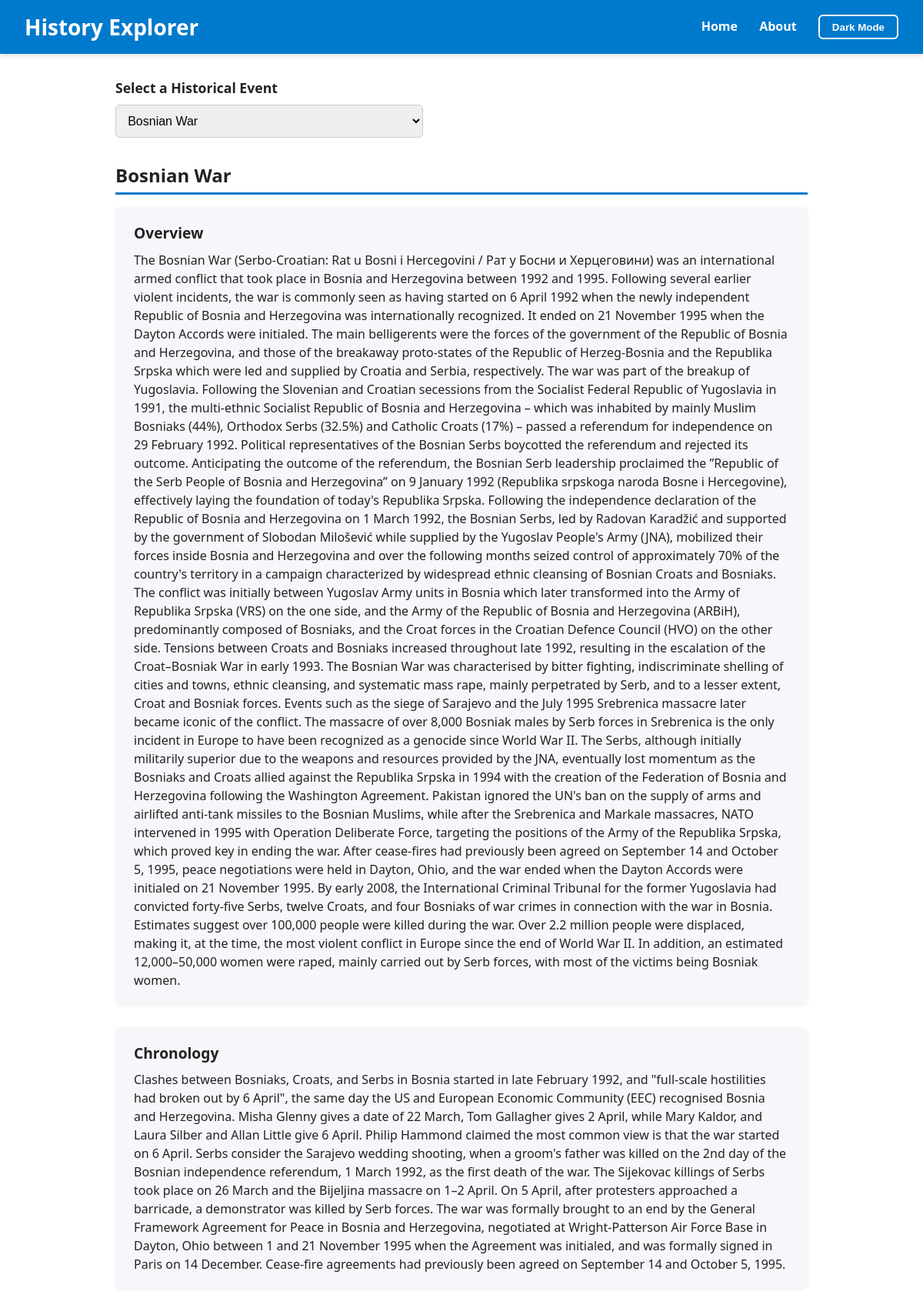
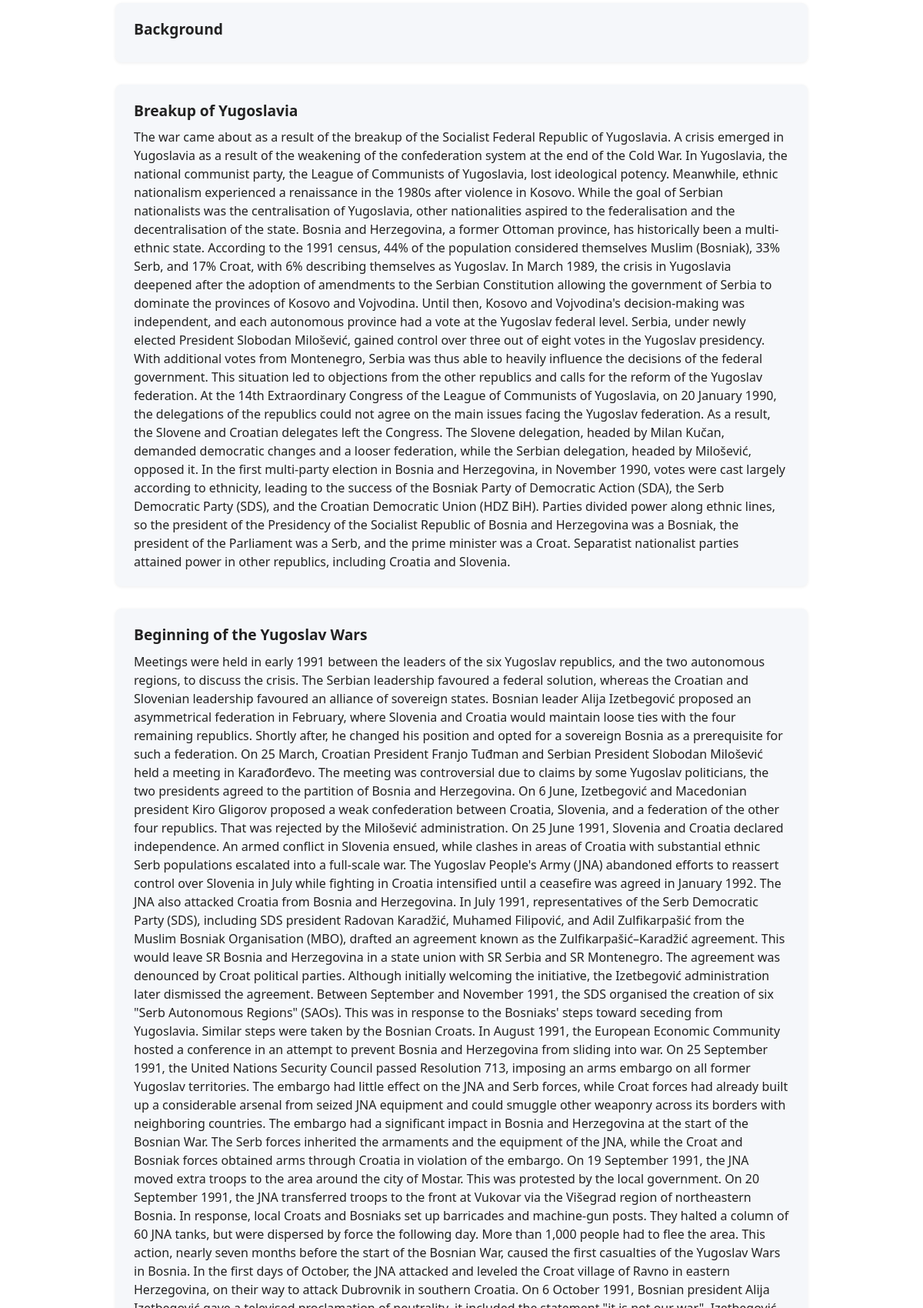
/?event_id=15 (upper part), run on the app's committed database (2 pictures, top to bottom).
### tables this page shows
CREATE TABLE events (
            id INTEGER PRIMARY KEY AUTOINCREMENT,
            name TEXT NOT NULL
        );

CREATE TABLE event_sections (
            id INTEGER PRIMARY KEY AUTOINCREMENT,
            event_id INTEGER,
            section_title TEXT,
            content TEXT,
            FOREIGN KEY(event_id) REFERENCES events(id)
        );

### app.py (the view)
@app.route('/', methods=['GET'])
def index():
    conn = get_db_connection()
    events = conn.execute('SELECT id, name FROM events ORDER BY name').fetchall()
    event_id = request.args.get('event_id')
    selected_event = None
    sections = []
    if event_id:
        selected_event = conn.execute('SELECT id, name FROM events WHERE id = ?', (event_id,)).fetchone()
        sections = conn.execute('SELECT section_title, content FROM event_sections WHERE event_id = ?', (event_id,)).fetchall()
    conn.close()
    return render_template('index.html', events=events, selected_event=selected_event, sections=sections)

### app.py (called while the page is built)
def get_db_connection():
    conn = sqlite3.connect('history.db')
    conn.row_factory = sqlite3.Row
    return conn

### templates/index.html (shortened to what this page needs)
<!DOCTYPE html>
<html lang="en">
<head>
</head>
<body>
  <header>
    <h1>History Explorer</h1>
    <nav>
      <a href="/">Home</a>
      <a href="/about">About</a>
      <button id="toggle-theme">Dark Mode</button>
    </nav>
  </header>
  <main>
    <form method="GET" action="/">
      <label for="event_id">Select a Historical Event</label>
      <select name="event_id" id="event_id" onchange="this.form.submit()">
        {% for event in events %}
          <option value="{{ event['id'] }}" {% if selected_event and selected_event['id'] == event['id'] %}selected{% endif %}>{{ event['name'] }}</option>
        {% endfor %}
      </select>
    </form>
    {% if selected_event %}
      <h2>{{ selected_event['name'] }}</h2>
      {% for section in sections %}
        <section class="content-block">
          <h3>{{ section['section_title'] }}</h3>
          <p>{{ section['content'] }}</p>
        </section>
      {% endfor %}
    {% else %}
      <p>Please select an event above to see detailed information.</p>
    {% endif %}
  </main>
</body>
</html>

### templates/index.html (style rules this page uses)
:root { --bg-light: #ffffff; --text-light: #222222; --bg-dark: #121212; --text-dark: #e0e0e0; --primary: #007acc; }
body { font-family: 'Segoe UI', Tahoma, Geneva, Verdana, sans-serif; margin: 0; padding: 0; background-color: var(--bg-light); color: var(--text-light); transition: background-color 0.3s, color 0.3s; min-height: 100vh; display: flex; flex-direction: column; }
header { background-color: var(--primary); color: white; padding: 1rem 2rem; display: flex; justify-content: space-between; align-items: center; box-shadow: 0 2px 6px rgba(0,0,0,0.15); }
header h1 { margin: 0; font-weight: 700; font-size: 1.75rem; }
nav a { color: white; margin-left: 1.5rem; text-decoration: none; font-weight: 600; font-size: 1rem; transition: opacity 0.2s; }
button#toggle-theme { background: none; border: 2px solid white; border-radius: 6px; color: white; font-weight: 600; cursor: pointer; padding: 0.4rem 1rem; transition: background-color 0.2s, opacity 0.2s; margin-left: 1.5rem; }
main { padding: 2rem; flex-grow: 1; max-width: 900px; margin: 0 auto; width: 100%; }
label { font-weight: 600; display: block; margin-bottom: 0.6rem; font-size: 1.1rem; }
select { padding: 0.7rem; font-size: 1rem; border-radius: 6px; border: 1.5px solid #ccc; margin-bottom: 2rem; width: 100%; max-width: 400px; box-sizing: border-box; cursor: pointer; transition: border-color 0.3s; }
h2 { margin-top: 0; font-size: 1.5rem; border-bottom: 3px solid var(--primary); padding-bottom: 0.4rem; margin-bottom: 1rem; font-weight: 700; }
section.content-block { margin-bottom: 1.8rem; background-color: #f5f7fa; border-radius: 8px; padding: 1.25rem 1.5rem; box-shadow: 0 1px 4px rgba(0,0,0,0.07); transition: background-color 0.3s, box-shadow 0.3s; }
section.content-block h3 { margin-top: 0; font-weight: 600; font-size: 1.2rem; margin-bottom: 0.6rem; }
section.content-block p { margin: 0; font-size: 1rem; line-height: 1.5; }

### data on the page
events: name "Bosnian War"
event_sections: section_title "Overview", content "The Bosnian War (Serbo-Croatian: Rat u Bosni i Hercegovini / Рат у Босни и Херцеговини) was an international armed conflict that took place in Bosnia and Herzegovina between 1992 and 1995. Following several earlier violent incidents, the war is commonly seen as having started on 6 April 1992 when the newly independent Republic of Bosnia and Herzegovina was internationally recognized. It ended on 21 November 1995 when the Dayton Accords were initialed. The main belligerents were the forces of the government of the Republic of Bosnia and Herzegovina, and those of the breakaway proto-states of the Republic of Herzeg-Bosnia and the Republika Srpska which were led and supplied by Croatia and…"
event_sections: section_title "Chronology", content "Clashes between Bosniaks, Croats, and Serbs in Bosnia started in late February 1992, and \"full-scale hostilities had broken out by 6 April\", the same day the US and European Economic Community (EEC) recognised Bosnia and Herzegovina. Misha Glenny gives a date of 22 March, Tom Gallagher gives 2 April, while Mary Kaldor, and Laura Silber and Allan Little give 6 April. Philip Hammond claimed the most common view is that the war started on 6 April. Serbs consider the Sarajevo wedding shooting, when a groom's father was killed on the 2nd day of the Bosnian independence referendum, 1 March 1992, as the first death of the war. The Sijekovac killings of Serbs took place on 26 March and the…"
event_sections: section_title "Background"
event_sections: section_title "Breakup of Yugoslavia", content "The war came about as a result of the breakup of the Socialist Federal Republic of Yugoslavia. A crisis emerged in Yugoslavia as a result of the weakening of the confederation system at the end of the Cold War. In Yugoslavia, the national communist party, the League of Communists of Yugoslavia, lost ideological potency. Meanwhile, ethnic nationalism experienced a renaissance in the 1980s after violence in Kosovo. While the goal of Serbian nationalists was the centralisation of Yugoslavia, other nationalities aspired to the federalisation and the decentralisation of the state. Bosnia and Herzegovina, a former Ottoman province, has historically been a multi-ethnic state. According to the 1991…"
event_sections: section_title "Beginning of the Yugoslav Wars"

### other printed values
form field event_id "Bosnian War"
